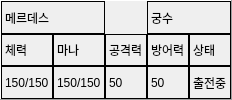
                     <widget class="QFrame" name="Frame_Class4_DetailsStatus">
                      <property name="frameShape">
                       <enum>QFrame::Panel</enum>
                      </property>
                      <property name="frameShadow">
                       <enum>QFrame::Raised</enum>
                      </property>
                      <layout class="QGridLayout" name="gridLayout_32">
                       <property name="leftMargin">
                        <number>0</number>
                       </property>
                       <property name="topMargin">
                        <number>0</number>
                       </property>
                       <property name="rightMargin">
                        <number>0</number>
                       </property>
                       <property name="bottomMargin">
                        <number>0</number>
                       </property>
                       <property name="spacing">
                        <number>0</number>
                       </property>
                       <item row="2" column="3">
                        <widget class="QLabel" name="Class4_DetailsStatus_MpValue">
                         <property name="minimumSize">
                          <size>
                           <width>50</width>
                           <height>0</height>
                          </size>
                         </property>
                         <property name="frameShape">
                          <enum>QFrame::Box</enum>
                         </property>
                         <property name="text">
                          <string>150/150</string>
                         </property>
                        </widget>
                       </item>
                       <item row="2" column="4">
                        <widget class="QLabel" name="Class4_DetailsStatus_AtkValue">
                         <property name="frameShape">
                          <enum>QFrame::Box</enum>
                         </property>
                         <property name="text">
                          <string>50</string>
                         </property>
                        </widget>
                       </item>
                       <item row="2" column="6">
                        <widget class="QLabel" name="Class4_DetailsStatus_ConditionValue">
                         <property name="frameShape">
                          <enum>QFrame::Box</enum>
                         </property>
                         <property name="text">
                          <string>출전중</string>
                         </property>
                        </widget>
                       </item>
                       <item row="2" column="5">
                        <widget class="QLabel" name="Class4_DetailsStatus_ShieldValue">
                         <property name="frameShape">
                          <enum>QFrame::Box</enum>
                         </property>
                         <property name="text">
                          <string>50</string>
                         </property>
                        </widget>
                       </item>
                       <item row="1" column="2">
                        <widget class="QLabel" name="Class4_DetailsStatus_Hp">
                         <property name="minimumSize">
                          <size>
                           <width>50</width>
                           <height>0</height>
                          </size>
                         </property>
                         <property name="frameShape">
                          <enum>QFrame::Box</enum>
                         </property>
                         <property name="text">
                          <string>체력</string>
                         </property>
                        </widget>
                       </item>
                       <item row="2" column="2">
                        <widget class="QLabel" name="Class4_DetailsStatus_HpValue">
                         <property name="minimumSize">
                          <size>
                           <width>50</width>
                           <height>0</height>
                          </size>
                         </property>
                         <property name="frameShape">
                          <enum>QFrame::Box</enum>
                         </property>
                         <property name="text">
                          <string>150/150</string>
                         </property>
                        </widget>
                       </item>
                       <item row="1" column="4">
                        <widget class="QLabel" name="Class4_DetailsStatus_Atk">
                         <property name="frameShape">
                          <enum>QFrame::Box</enum>
                         </property>
                         <property name="text">
                          <string>공격력</string>
                         </property>
                        </widget>
                       </item>
                       <item row="1" column="5">
                        <widget class="QLabel" name="Class4_DetailsStatus_Shield">
                         <property name="frameShape">
                          <enum>QFrame::Box</enum>
                         </property>
                         <property name="text">
                          <string>방어력</string>
                         </property>
                        </widget>
                       </item>
                       <item row="1" column="3">
                        <widget class="QLabel" name="Class4_DetailsStatus_Mp">
                         <property name="minimumSize">
                          <size>
                           <width>50</width>
                           <height>0</height>
                          </size>
                         </property>
                         <property name="frameShape">
                          <enum>QFrame::Box</enum>
                         </property>
                         <property name="text">
                          <string>마나</string>
                         </property>
                        </widget>
                       </item>
                       <item row="1" column="6">
                        <widget class="QLabel" name="Class4_DetailsStatus_Condition">
                         <property name="frameShape">
                          <enum>QFrame::Box</enum>
                         </property>
                         <property name="text">
                          <string>상태</string>
                         </property>
                        </widget>
                       </item>
                       <item row="0" column="5" colspan="2">
                        <widget class="QLabel" name="Class4_DetailsStatus_Class">
                         <property name="frameShape">
                          <enum>QFrame::Box</enum>
                         </property>
                         <property name="text">
                          <string>궁수</string>
                         </property>
                        </widget>
                       </item>
                       <item row="0" column="2" colspan="2">
                        <widget class="QLabel" name="Class4_DetailsStatus_Name">
                         <property name="frameShape">
                          <enum>QFrame::Box</enum>
                         </property>
                         <property name="text">
                          <string>메르데스</string>
                         </property>
                        </widget>
                       </item>
                      </layout>
                     </widget>
